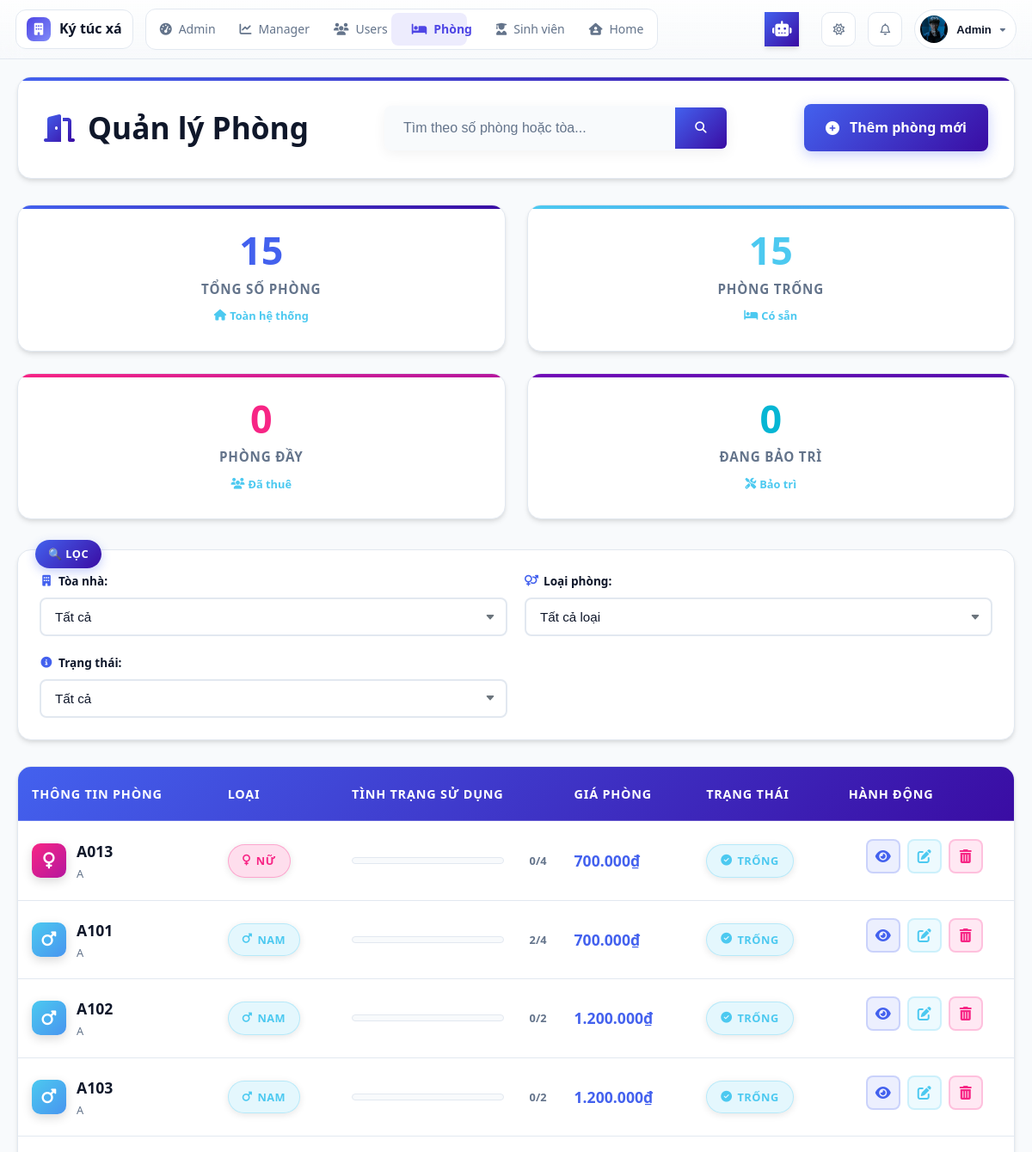
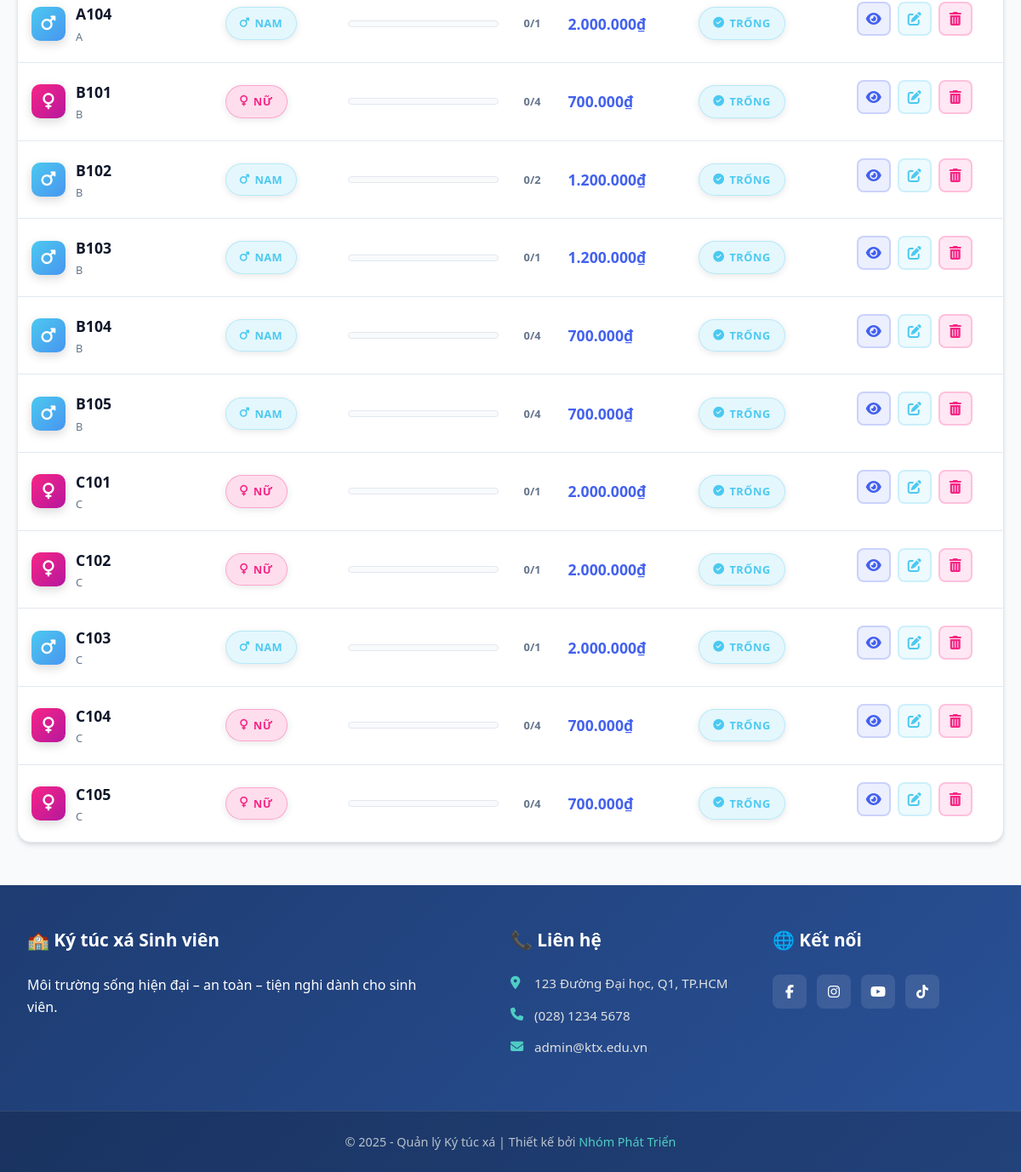
Page /modules/staff/rooms/rooms.php (signed in) on the committed database (2 pictures, top to bottom).
### tables this page shows
CREATE TABLE IF NOT EXISTS `students` (
  `StudentID` int NOT NULL AUTO_INCREMENT,
  `UserID` int DEFAULT NULL,
  `StudentCode` varchar(20) NOT NULL,
  `FullName` varchar(100) NOT NULL,
  `Email` varchar(100) DEFAULT NULL,
  `Gender` enum('Nam','Nữ','Khác') NOT NULL,
  `BirthDate` date DEFAULT NULL,
  `CitizenID` varchar(20) DEFAULT NULL,
  `Hometown` varchar(100) DEFAULT NULL,
  `Address` varchar(255) DEFAULT NULL,
  `Phone` varchar(15) DEFAULT NULL,
  `ClassName` varchar(100) DEFAULT NULL,
  `CourseYear` varchar(9) DEFAULT NULL,
  `Avatar` varchar(255) DEFAULT NULL,
  `EmergencyContact` varchar(255) DEFAULT NULL,
  `CheckInDate` date DEFAULT NULL,
  `CheckOutDate` date DEFAULT NULL,
  `IsInDorm` tinyint(1) DEFAULT '1',
  `CreatedAt` datetime DEFAULT CURRENT_TIMESTAMP,
  `UpdatedAt` datetime DEFAULT CURRENT_TIMESTAMP ON UPDATE CURRENT_TIMESTAMP,
  `FacultyID` int DEFAULT NULL,
  PRIMARY KEY (`StudentID`),
  UNIQUE KEY `StudentCode` (`StudentCode`),
  UNIQUE KEY `UserID` (`UserID`),
  KEY `fk_faculty` (`FacultyID`),
  CONSTRAINT `fk_faculty` FOREIGN KEY (`FacultyID`) REFERENCES `faculties` (`FacultyID`) ON DELETE SET NULL ON UPDATE CASCADE,
  CONSTRAINT `students_ibfk_1` FOREIGN KEY (`UserID`) REFERENCES `users` (`UserID`)
);

CREATE TABLE IF NOT EXISTS `rooms` (
  `RoomID` int NOT NULL AUTO_INCREMENT,
  `BuildingID` int NOT NULL,
  `RoomNumber` varchar(10) DEFAULT NULL,
  `Capacity` int NOT NULL,
  `CurrentOccupants` int DEFAULT '0',
  `RoomType` enum('Nam','Nữ','Khác') NOT NULL,
  `RoomPrice` decimal(10,2) NOT NULL,
  `Status` enum('Trống','Đầy','Bảo trì') DEFAULT 'Trống',
  `ImagePath` varchar(255) DEFAULT NULL,
  `Gallery` json DEFAULT NULL,
  `Description` text,
  `Amenities` json DEFAULT NULL,
  `CreatedAt` datetime DEFAULT CURRENT_TIMESTAMP,
  `UpdatedAt` datetime DEFAULT CURRENT_TIMESTAMP ON UPDATE CURRENT_TIMESTAMP,
  PRIMARY KEY (`RoomID`),
  UNIQUE KEY `uq_rooms_building_room` (`BuildingID`,`RoomNumber`),
  CONSTRAINT `rooms_ibfk_1` FOREIGN KEY (`BuildingID`) REFERENCES `buildings` (`BuildingID`)
);

### modules/staff/rooms/rooms.php (the view, shortened to what this page needs)
<?php
require_once '../../../db_connect.php';
require_once '../../../includes/admin_header.php';
$keyword  = $_GET['search']   ?? '';
$baseSubquery = "
    SELECT
        r.RoomID, r.RoomNumber, r.RoomType, r.Capacity, r.RoomPrice, r.Status AS StaticStatus,
        b.BuildingName,
        COALESCE(ac.ActiveOccupants, 0) AS ActiveOccupants,
        CASE
            WHEN r.Status = 'Bảo trì' THEN 'Bảo trì'
            WHEN COALESCE(ac.ActiveOccupants,0) >= r.Capacity THEN 'Đầy'
            ELSE 'Trống'
        END AS EffectiveStatus
    FROM Rooms r
    JOIN Buildings b ON r.BuildingID = b.BuildingID
    LEFT JOIN (
        SELECT RoomID, COUNT(*) AS ActiveOccupants
        FROM Contracts
        WHERE Status = 'Hiệu lực'
        GROUP BY RoomID
    ) ac ON ac.RoomID = r.RoomID
";
$sql = "SELECT * FROM ( $baseSubquery ) t WHERE 1=1";
$sql .= " ORDER BY t.BuildingName ASC, t.RoomNumber ASC";
$result = $conn->query($sql);
$statsSql = "
    SELECT
        COUNT(*) AS total,
        SUM(CASE WHEN EffectiveStatus='Trống'  THEN 1 ELSE 0 END) AS available,
        SUM(CASE WHEN EffectiveStatus='Đầy'    THEN 1 ELSE 0 END) AS occupied,
        SUM(CASE WHEN EffectiveStatus='Bảo trì' THEN 1 ELSE 0 END) AS maintenance
    FROM ( $baseSubquery ) s
";
$statsRes = $conn->query($statsSql);
$stats = $statsRes ? $statsRes->fetch_assoc() : ['total' => 0, 'available' => 0, 'occupied' => 0, 'maintenance' => 0];
?>
<!DOCTYPE html>
<html lang="vi">
<head>
    <link rel="stylesheet" href="../../../assets/css/admin/admin_header.css">
    <link rel="stylesheet" href="../../../assets/css/staff/room/staff_rooms.css">
    <link rel="stylesheet" href="https://cdnjs.cloudflare.com/ajax/libs/font-awesome/6.5.0/css/all.min.css">
</head>
<body>
    <div class="room-container">
        <div class="page-header">
            <h2><i class="fas fa-door-open"></i> Quản lý Phòng</h2>
            <form class="search-form" method="get">
                <input type="text" name="search" placeholder="Tìm theo số phòng hoặc tòa..." value="<?= htmlspecialchars($keyword) ?>">
                <button type="submit"><i class="fas fa-search"></i></button>
            </form>
            <a href="../rooms/room_add.php" class="btn-add"><i class="fas fa-plus-circle"></i> Thêm phòng mới</a>
        </div>
        <div class="stats-overview">
            <div class="stat-card">
                <span class="number"><?= (int)$stats['total'] ?></span>
                <span class="label">Tổng số phòng</span>
                <div class="trend"><i class="fas fa-home"></i> Toàn hệ thống</div>
            </div>
            <div class="stat-card">
                <span class="number"><?= (int)$stats['available'] ?></span>
                <span class="label">Phòng trống</span>
                <div class="trend"><i class="fas fa-bed"></i> Có sẵn</div>
            </div>
            <div class="stat-card">
                <span class="number"><?= (int)$stats['occupied'] ?></span>
                <span class="label">Phòng đầy</span>
                <div class="trend"><i class="fas fa-users"></i> Đã thuê</div>
            </div>
            <div class="stat-card">
                <span class="number"><?= (int)$stats['maintenance'] ?></span>
                <span class="label">Đang bảo trì</span>
                <div class="trend"><i class="fas fa-tools"></i> Bảo trì</div>
            </div>
        </div>
        <form method="get" class="filters">
            <div class="filter-group">
                <label><i class="fas fa-building"></i> Tòa nhà:</label>
                <select name="building" onchange="this.form.submit()">
                    <option value="all">Tất cả</option>
                </select>
            </div>
            <div class="filter-group">
                <label><i class="fas fa-venus-mars"></i> Loại phòng:</label>
                <select name="type" onchange="this.form.submit()">
                    <option value="all">Tất cả loại</option>
                </select>
            </div>
            <div class="filter-group">
                <label><i class="fas fa-info-circle"></i> Trạng thái:</label>
                <select name="status" onchange="this.form.submit()">
                    <option value="all">Tất cả</option>
                </select>
            </div>
        </form>
        <div class="room-table-container">
            <table class="room-table">
                <thead>
                    <tr>
                        <th>Thông tin phòng</th>
                        <th>Loại</th>
                        <th>Tình trạng sử dụng</th>
                        <th>Giá phòng</th>
                        <th>Trạng thái</th>
                        <th>Hành động</th>
                    </tr>
                </thead>
                <tbody>
                    <?php if ($result && $result->num_rows > 0): ?>
                        <?php while ($room = $result->fetch_assoc()):
                            $active   = (int)$room['ActiveOccupants'];
                            $cap      = (int)$room['Capacity'];
                            $rate     = $cap > 0 ? (int)round($active * 100 / $cap) : 0;
                            $rate     = max(0, min(100, $rate));
                            $progressClass = $rate >= 100 ? 'full' : ($rate >= 70 ? 'high' : ($rate >= 35 ? 'mid' : 'low'));
                            $roomIconClass = $room['RoomType'] === 'Nam' ? 'male' : 'female';
                            $statusShow    = $room['EffectiveStatus'];
                            $statusClass   = ($statusShow === 'Đầy') ? 'status-red' : (($statusShow === 'Bảo trì') ? 'status-gray' : 'status-green');
                            $statusIcon    = ($statusShow === 'Đầy') ? 'times-circle' : (($statusShow === 'Bảo trì') ? 'tools' : 'check-circle');
                        ?>
                            <tr>
                                <td>
                                    <div class="room-info">
                                        <div class="room-icon <?= $roomIconClass ?>">
                                            <i class="fas fa-<?= $room['RoomType'] === 'Nam' ? 'mars' : 'venus' ?>"></i>
                                        </div>
                                        <div class="room-details">
                                            <span class="room-number"><?= htmlspecialchars($room['RoomNumber']) ?></span>
                                            <span class="building-name"><?= htmlspecialchars($room['BuildingName']) ?></span>
                                        </div>
                                    </div>
                                </td>
                                <td>
                                    <span class="status-badge <?= $room['RoomType'] === 'Nam' ? 'status-green' : 'status-red' ?>">
                                        <i class="fas fa-<?= $room['RoomType'] === 'Nam' ? 'mars' : 'venus' ?>"></i>
                                        <?= htmlspecialchars($room['RoomType']) ?>
                                    </span>
                                </td>
                                <td>
                                    <div class="occupancy-progress">
                                        <div class="progress-bar">
                                            <div class="progress-fill <?= $progressClass ?>" style="width: <?= $rate ?>%"></div>
                                        </div>
                                        <span class="occupancy-text"><?= $active ?>/<?= $cap ?></span>
                                    </div>
                                </td>
                                <td>
                                    <span class="room-price"><?= number_format((float)$room['RoomPrice'], 0, ',', '.') ?>₫</span>
                                </td>
                                <td>
                                    <span class="status-badge <?= $statusClass ?>">
                                        <i class="fas fa-<?= $statusIcon ?>"></i>
                                        <?= htmlspecialchars($statusShow) ?>
                                    </span>
                                </td>
                                <td class="actions">
                                    <a href="room_view.php?id=<?= (int)$room['RoomID'] ?>" class="btn-view" title="Xem chi tiết"><i class="fas fa-eye"></i></a>
                                    <a href="room_edit.php?id=<?= (int)$room['RoomID'] ?>" class="btn-edit" title="Chỉnh sửa"><i class="fas fa-edit"></i></a>
                                    <?php if ($_SESSION['Role'] === 'Admin'): ?>
                                    <a href="room_delete.php?id=<?= (int)$room['RoomID'] ?>" class="btn-delete" title="Xóa phòng" onclick="return confirmDelete('<?= htmlspecialchars($room['RoomNumber'], ENT_QUOTES) ?>', this)">
                                        <i class="fas fa-trash-alt"></i>
                                    </a>
                                    <?php endif; ?>
                                </td>
                            </tr>
                        <?php endwhile; ?>
                    <?php else: ?>
                        <tr>
                            <td colspan="6" class="no-data"><i class="fas fa-door-closed"></i> Không tìm thấy phòng nào phù hợp</td>
                        </tr>
                    <?php endif; ?>
                </tbody>
            </table>
        </div>
    </div>
    <?php include '../../../includes/footer.php'; ?>
</body>
</html>

### includes/admin_header.php (shortened to what this page needs)
<?php
require_once __DIR__ . "/error_handler.php";
$userName = $_SESSION['FullName'] ?? 'Quản trị viên';
$userAvatar = $_SESSION['Avatar'] ?? null;
$userRole = $_SESSION['Role'] ?? 'Staff';
$base = '/';
if (!$userAvatar && isset($_SESSION['UserID']) && isset($conn) && $conn instanceof mysqli) {
    try {
        $userId = (int)$_SESSION['UserID'];
        $stmt = $conn->prepare("SELECT Avatar FROM Students WHERE UserID = ? LIMIT 1");
        if ($stmt) {
            $stmt->bind_param("i", $userId);
            $stmt->execute();
            $res = $stmt->get_result();
            if ($row = $res->fetch_assoc()) {
                $userAvatar = $row['Avatar'];
            }
        }
    } catch (Exception $e) {
    }
}
$avatarPath = $base . 'assets/img/avatars/user.png';
if ($userAvatar && !empty($userAvatar)) {
    if (preg_match('/^https?:\/\//', $userAvatar)) {
        $avatarPath = $userAvatar;
    } else {
        $avatarPath = $base . ltrim($userAvatar, '/');
    }
}
?>
<!DOCTYPE html>
<html lang="vi">
<head>
    <link rel="stylesheet" href="https://cdnjs.cloudflare.com/ajax/libs/font-awesome/6.5.0/css/all.min.css" />
    <link rel="stylesheet" href="<?= $base ?>assets/css/global.css" />
    <link rel="stylesheet" href="<?= $base ?>assets/css/admin/admin_header.css" />
    <link rel="stylesheet" href="<?= $base ?>assets/css/admin/chat_ai_widget.css" />
</head>
<body class="theme-auto" data-base="<?= $base ?>">
    <header class="admin-header">
        <div class="left">
            <a href="<?= $base ?>modules/staff/dashboard.php" class="logo">
                <i class="fas fa-building"></i>
                <span>Ký túc xá</span>
            </a>
            <nav class="admin-nav">
                <?php if ($userRole !== 'Manager'): ?>
                    <a href="<?= $base ?>modules/admin/dashboard.php" data-path="modules/admin/dashboard.php">
                        <i class="fas fa-gauge-high"></i>
                        <span>Admin</span>
                    </a>
                <?php endif; ?>
                <a href="<?= $base ?>modules/staff/dashboard.php" data-path="modules/staff/dashboard.php">
                    <i class="fas fa-chart-line"></i>
                    <span>Manager</span>
                </a>
                <?php if ($userRole !== 'Manager'): ?>
                    <a href="<?= $base ?>modules/staff/users/users.php" data-path="modules/staff/users/users.php">
                        <i class="fas fa-users"></i>
                        <span>Users</span>
                    </a>
                <?php endif; ?>
                <a href="<?= $base ?>modules/staff/rooms/rooms.php" data-path="modules/staff/rooms/rooms.php">
                    <i class="fas fa-bed"></i>
                    <span>Phòng</span>
                </a>
                <a href="<?= $base ?>modules/staff/students/student_list.php" data-path="modules/staff/students/student_list.php">
                     <i class="fas fa-user-graduate"></i>
                     <span>Sinh viên</span>
                </a>
                <a href="<?= $base ?>index.php" data-path="index.php">
                    <i class="fas fa-house-user"></i>
                    <span>Home</span>
                </a>
                <div class="nav-underline"></div>
            </nav>
        </div>
        <div class="right">
            <?php if ($userRole === 'Admin'): ?>
                <div id="adminChatAiToggle" class="chat-ai-toggle" title="Trợ lý Admin">
                    <i class="fas fa-robot"></i>
                </div>
            <?php endif; ?>
            <button class="theme-toggle" aria-label="Chế độ tối/sáng">
                <i class="fa-regular fa-sun"></i>
            </button>
            <div class="notify">
                <button class="notify-btn" aria-label="Thông báo">
                    <i class="fa-regular fa-bell"></i>
                </button>
            </div>
            <div class="admin-profile">
                <button class="profile-btn" aria-haspopup="true" aria-expanded="false">
                    <img src="<?= htmlspecialchars($avatarPath) ?>" alt="Avatar" onerror="this.src='<?= $base ?>assets/img/avatars/user.png'">
                    <span class="name"><?= htmlspecialchars($userName) ?></span>
                    <i class="fas fa-caret-down caret"></i>
                </button>
            </div>
        </div>
    </header>
    <main style="min-height: 80vh;">

### rows in the picture
students: Avatar (picture)
rooms: RoomNumber "A013", BuildingName "A", RoomType "NỮ", active "0", Capacity "4", RoomPrice "700.000", statusShow "TRỐNG"
rooms: RoomNumber "A101", BuildingName "A", RoomType "NAM", $rate 50 (drawn), active "2", Capacity "4", RoomPrice "700.000", statusShow "TRỐNG"
rooms: RoomNumber "A102", BuildingName "A", RoomType "NAM", active "0", Capacity "2", RoomPrice "1.200.000", statusShow "TRỐNG"
rooms: RoomNumber "A103", BuildingName "A", RoomType "NAM", active "0", Capacity "2", RoomPrice "1.200.000", statusShow "TRỐNG"
rooms: RoomNumber "A104", BuildingName "A", RoomType "NAM", active "0", Capacity "1", RoomPrice "2.000.000", statusShow "TRỐNG"
rooms: RoomNumber "B101", BuildingName "B", RoomType "NỮ", active "0", Capacity "4", RoomPrice "700.000", statusShow "TRỐNG"
rooms: RoomNumber "B102", BuildingName "B", RoomType "NAM", active "0", Capacity "2", RoomPrice "1.200.000", statusShow "TRỐNG"
rooms: RoomNumber "B103", BuildingName "B", RoomType "NAM", active "0", Capacity "1", RoomPrice "1.200.000", statusShow "TRỐNG"
rooms: RoomNumber "B104", BuildingName "B", RoomType "NAM", active "0", Capacity "4", RoomPrice "700.000", statusShow "TRỐNG"
rooms: RoomNumber "B105", BuildingName "B", RoomType "NAM", active "0", Capacity "4", RoomPrice "700.000", statusShow "TRỐNG"
rooms: RoomNumber "C101", BuildingName "C", RoomType "NỮ", active "0", Capacity "1", RoomPrice "2.000.000", statusShow "TRỐNG"
rooms: RoomNumber "C102", BuildingName "C", RoomType "NỮ", active "0", Capacity "1", RoomPrice "2.000.000", statusShow "TRỐNG"
rooms: RoomNumber "C103", BuildingName "C", RoomType "NAM", active "0", Capacity "1", RoomPrice "2.000.000", statusShow "TRỐNG"
rooms: RoomNumber "C104", BuildingName "C", RoomType "NỮ", active "0", Capacity "4", RoomPrice "700.000", statusShow "TRỐNG"
rooms: RoomNumber "C105", BuildingName "C", RoomType "NỮ", active "0", Capacity "4", RoomPrice "700.000", statusShow "TRỐNG"

### other values in the picture
$userName "Admin"
$stats['total'] "15"
$stats['available'] "15"
$stats['occupied'] "0"
$stats['maintenance'] "0"
